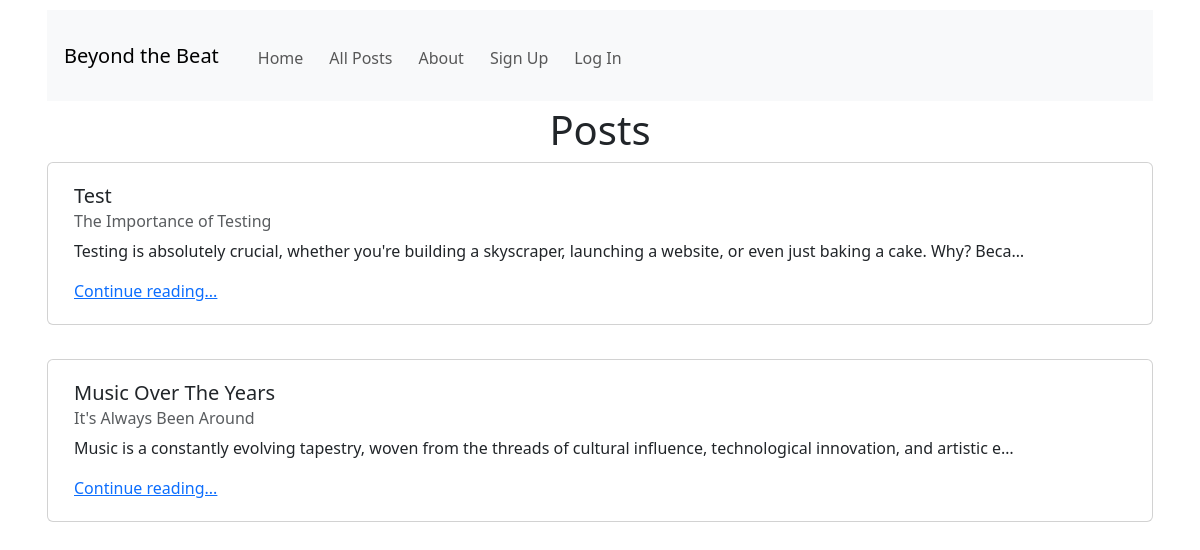
/posts/, run on the app's committed database.
### posts/models.py (models this page shows, shortened)
class Post(models.Model):
    title = models.CharField(max_length=128)
    subtitle = models.CharField(max_length=256)
    body = models.TextField()
    author = models.ForeignKey(
        get_user_model(),
        on_delete=models.CASCADE
    )
    status = models.ForeignKey(
        Status,
        on_delete=models.CASCADE
    )
    created_on = models.DateTimeField(auto_now_add=True)

### posts/views.py (the view)
# urls.py: path("", views.PostListView.as_view(), name="list"),
class PostListView(ListView):
    template_name = "posts/list.html"
    model = Post
    def get_context_data(self, **kwargs):
        context = super().get_context_data(**kwargs)
        pub_status = Status.objects.get(name="published")
        context["post_list"] = (
            Post.objects
            .filter(status=pub_status)
            .order_by("-created_on").reverse()
        )
        return context

### templates/posts/list.html (shortened to what this page needs)
{% extends "base.html" %}
{% block content %}
<h1>Posts</h1>
{% for post in post_list %}
<div class="card">
  <div class="card-body">
    <h5 class="card-title">{{ post.title }}</h5>
    <h6 class="card-subtitle mb-2 text-body-secondary">{{ post.subtitle }}</h6>
    <p class="card-text">{{ post.body|truncatechars:128 }}</p>
    <a href="{% url "detail" post.id %}" class="card-link">Continue reading...</a>
  </div>
</div>
<br />
{% endfor %}
{% endblock content %}

### static/css/base.css (style rules this page uses)
* { margin: 5px; padding: 0; }
h1 { text-align: center; }

### data on the page
Post: title "Test", subtitle "The Importance of Testing", body "Testing is absolutely crucial, whether you're building a skyscraper, launching a website, or even just baking a cake. Why? Beca…"
Post: title "Music Over The Years", subtitle "It's Always Been Around", body "Music is a constantly evolving tapestry, woven from the threads of cultural influence, technological innovation, and artistic e…"
